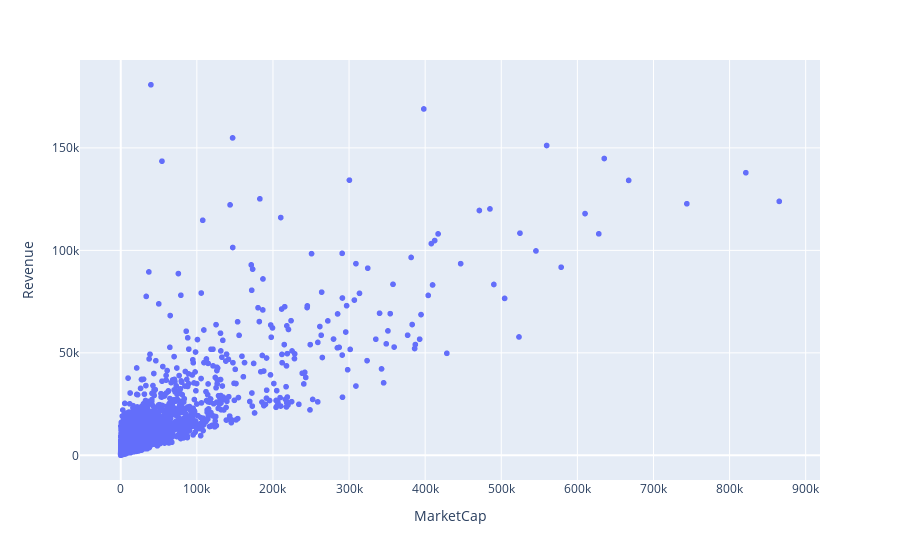

Notebook source saved alongside this figure:
### Code cell
# Correlation of marketcap and revenue
fig = px.scatter(df, x="MarketCap", y="Revenue")
fig.show()

### Figure 1 — Plotly figure (JSON) as saved in the notebook; plotly's stock layout.template omitted (floating-point values rounded to 4 significant figures; data arrays with more than 128 entries replaced by an {"elided": "..."} marker saying what was removed)
{"data": [{"hovertemplate": "MarketCap=%{x}<br>Revenue=%{y}<extra></extra>", "legendgroup": "", "marker": {"color": "#636efa", "symbol": "circle"}, "mode": "markers", "name": "", "showlegend": false, "type": "scattergl", "x": {"elided": "11000 float values"}, "xaxis": "x", "y": {"elided": "11000 float values"}, "yaxis": "y"}], "layout": {"legend": {"tracegroupgap": 0}, "margin": {"t": 60}, "xaxis": {"anchor": "y", "domain": [0, 1], "title": {"text": "MarketCap"}}, "yaxis": {"anchor": "x", "domain": [0, 1], "title": {"text": "Revenue"}}}}
